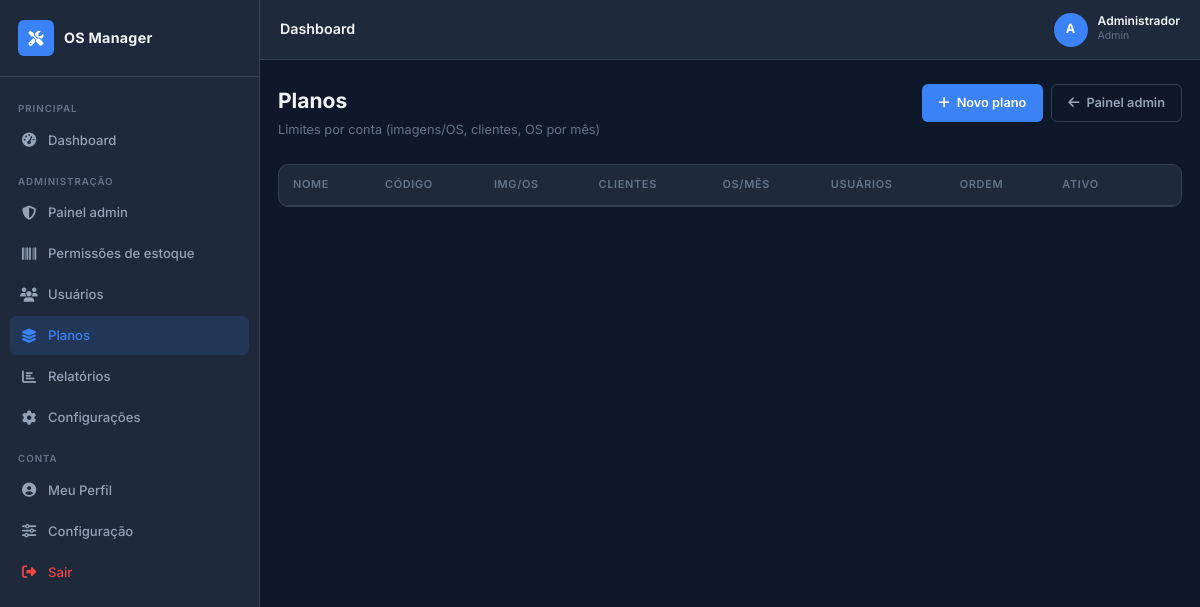
Page /admin/planos (signed in) on the committed database.
### tables this page shows
CREATE TABLE IF NOT EXISTS `nav_menu_itens` (
    `id`                    INT UNSIGNED NOT NULL AUTO_INCREMENT,
    `section_code`          VARCHAR(32)  NOT NULL,
    `label`                 VARCHAR(120) NOT NULL,
    `icon_class`            VARCHAR(80)  NULL DEFAULT NULL,
    `url_path`              VARCHAR(255) NOT NULL,
    `sort_order`            INT          NOT NULL DEFAULT 0,
    `ativo`                 TINYINT(1)   NOT NULL DEFAULT 1,
    `requer_estoque_ativo`  TINYINT(1)   NOT NULL DEFAULT 0,
    `item_class`            VARCHAR(160) NULL DEFAULT NULL,
    `active_rule`           VARCHAR(40)  NULL DEFAULT NULL,
    PRIMARY KEY (`id`),
    KEY `idx_nav_section` (`section_code`, `sort_order`)
);

CREATE TABLE IF NOT EXISTS `usuarios` (
    `id`                  INT UNSIGNED    NOT NULL AUTO_INCREMENT,
    `nome`                VARCHAR(150)    NOT NULL,
    `email`               VARCHAR(200)    NOT NULL,
    `senha`               VARCHAR(255)    NOT NULL,
    `perfil`              ENUM('admin','tecnico','cliente') NOT NULL DEFAULT 'cliente',
    `admin`               TINYINT(1)      NOT NULL DEFAULT 0,
    `plano_id`            INT UNSIGNED    NOT NULL DEFAULT 1,
    `max_imagens_por_os_override` INT UNSIGNED NULL DEFAULT NULL,
    `max_clientes_override`       INT UNSIGNED NULL DEFAULT NULL,
    `max_os_mes_override`         INT UNSIGNED NULL DEFAULT NULL,
    `ativo`               TINYINT(1)      NOT NULL DEFAULT 1,
    `avatar`              VARCHAR(255)    NULL,
    `telefone`            VARCHAR(20)     NULL,
    `telegram_chat_id`    VARCHAR(50)     NULL,
    `telegram_ativo`      TINYINT(1)      NOT NULL DEFAULT 0,
    `telegram_token`      VARCHAR(64)     NULL COMMENT 'Token para vinculação via /start',
    `estoque_ativo`       TINYINT(1)      NOT NULL DEFAULT 0,
    `estoque_limite_itens` INT UNSIGNED   NULL DEFAULT NULL COMMENT 'NULL = ilimitado tipos de item',
    `token`               VARCHAR(100)    NULL,
    `token_expira`        DATETIME        NULL,
    `ultimo_acesso`       DATETIME        NULL,
    `created_at`          DATETIME        NOT NULL DEFAULT CURRENT_TIMESTAMP,
    `updated_at`          DATETIME        NOT NULL DEFAULT CURRENT_TIMESTAMP ON UPDATE CURRENT_TIMESTAMP,
    PRIMARY KEY (`id`),
    UNIQUE KEY `uk_email` (`email`),
    KEY `idx_perfil` (`perfil`),
    KEY `idx_ativo` (`ativo`),
    KEY `idx_usuario_plano` (`plano_id`),
    CONSTRAINT `fk_usuario_plano` FOREIGN KEY (`plano_id`) REFERENCES `planos` (`id`)
);

### @views/admin/planos_index.php (the view, shortened to what the rows shown need)
<div class="page-header">
    <div>
        <h1 class="page-title">Planos</h1>
        <p class="page-subtitle">Limites por conta (imagens/OS, clientes, OS por mês)</p>
    </div>
    <div class="page-header-actions">
        <a href="<?= BASE_URL ?>/admin/planos/criar" class="btn btn-primary">
            <i class="fas fa-plus"></i> Novo plano
        </a>
        <a href="<?= BASE_URL ?>/admin" class="btn btn-ghost">
            <i class="fas fa-arrow-left"></i> Painel admin
        </a>
    </div>
</div>
<div class="card">
    <div class="card-body p0">
        <div class="table-responsive">
            <table class="table table-hover table-datatable">
                <thead>
                    <tr>
                        <th>Nome</th>
                        <th>Código</th>
                        <th>Img/OS</th>
                        <th>Clientes</th>
                        <th>OS/mês</th>
                        <th>Usuários</th>
                        <th>Ordem</th>
                        <th>Ativo</th>
                        <th></th>
                    </tr>
                </thead>
            </table>
        </div>
    </div>
</div>

### @core/Router.php (shortened to what the rows shown need)
<?php
class Router
{
    private array $routes = [];
    public function get(string $pattern, array $handler): void
    {
        $this->routes[] = ['GET', $pattern, $handler];
    }
    public function post(string $pattern, array $handler): void
    {
        $this->routes[] = ['POST', $pattern, $handler];
    }
    public function any(string $pattern, array $handler): void
    {
        $this->routes[] = ['ANY', $pattern, $handler];
    }
    public function dispatch(string $uri, string $method): void
    {
        $uri = '/' . trim(parse_url($uri, PHP_URL_PATH), '/');
        $uri = '/' . ltrim($uri, '/');
        foreach ($this->routes as [$routeMethod, $pattern, $handler]) {
            if ($routeMethod !== 'ANY' && $routeMethod !== $method) continue;
            $regex = preg_replace('/\{([a-zA-Z_]+)\}/', '(?P<$1>[^/]+)', $pattern);
            $regex = '#^' . $regex . '$#';
            if (preg_match($regex, $uri, $matches)) {
                $params = array_filter($matches, 'is_string', ARRAY_FILTER_USE_KEY);
                [$class, $action] = $handler;
                $controller = new $class();
                $controller->$action(...array_values($params));
                return;
            }
        }
    }
}

### @views/layout/header.php (shortened to what the rows shown need)
<!DOCTYPE html>
<html lang="pt-BR" class="dark">
<head>
    <link rel="stylesheet" href="https://cdnjs.cloudflare.com/ajax/libs/font-awesome/6.5.0/css/all.min.css">
    <link rel="stylesheet" href="<?= BASE_URL ?>/assets/css/app.css">
    <link rel="stylesheet" href="<?= BASE_URL ?>/assets/css/vendor/jquery.dataTables.min.css">
    <link rel="stylesheet" href="<?= BASE_URL ?>/assets/css/datatables-custom.css">
</head>
<body class="app-body">
<div class="sidebar" id="sidebar">
    <div class="sidebar-brand">
        <div class="sidebar-logo">
            <i class="fas fa-tools"></i>
        </div>
        <span class="sidebar-brand-name">OS Manager</span>
    </div>
    <nav class="sidebar-nav">
        <?php
        $_uriNav  = $_SERVER['REQUEST_URI'] ?? '';
        $_pathNav = parse_url($_uriNav, PHP_URL_PATH) ?: '';
        $_pathNav = rtrim(str_replace('\\', '/', $_pathNav), '/');
        $_navGrouped = [];
        if (Auth::check()) {
            try {
                $_navGrouped = NavMenu::itensAgrupados((int)Auth::id(), Auth::perfil());
            } catch (Throwable $e) {
                error_log('NavMenu: ' . $e->getMessage());
            }
        }
        foreach (NavMenu::SECTION_LABELS as $_secCode => $_secLabel) {
            if (empty($_navGrouped[$_secCode])) {
                continue;
            }
            ?>
        <div class="nav-section-label"><?= htmlspecialchars($_secLabel) ?></div>
            <?php foreach ($_navGrouped[$_secCode] as $_it):
                $_active = NavMenu::itemEstaAtivo($_it, $_uriNav, $_pathNav) ? ' active' : '';
                $_cls    = trim('nav-item ' . (string)($_it['item_class'] ?? '') . $_active);
                $_href   = BASE_URL . (string)$_it['url_path'];
                $_icon   = trim((string)($_it['icon_class'] ?? ''));
                ?>
        <a href="<?= htmlspecialchars($_href) ?>" class="<?= htmlspecialchars($_cls) ?>">
                <?php if ($_icon !== ''): ?>
            <i class="<?= htmlspecialchars($_icon) ?>"></i>
                <?php endif; ?>
            <span><?= htmlspecialchars((string)$_it['label']) ?></span>
        </a>
            <?php endforeach; ?>
        <?php } ?>
    </nav>
</div>
<div class="main-wrapper">
    <header class="topbar">
        <div class="topbar-breadcrumb">
            <?= htmlspecialchars($pageTitle ?? 'Dashboard') ?>
        </div>
        <?php
        $_topbarEstoqueAlertas = 0;
        if (Auth::check()) {
            try {
                $_uidTop = (int)Auth::id();
                $_topbarEstoqueAtivo = LimiteConta::estoqueAtivo($_uidTop);
            } catch (Throwable $e) {
                error_log('Topbar alertas estoque: ' . $e->getMessage());
            }
        }
        ?>
        <div class="topbar-right">
            <div class="topbar-user">
                <div class="user-avatar<?= $_topbarEstoqueAlertas > 0 ? ' user-avatar--estoque-alerta' : '' ?>"<?= $_topbarEstoqueAlertas > 0 ? ' title="Estoque: itens no ou abaixo do mínimo configurado"' : '' ?>>
                    <?= strtoupper(substr(Auth::user()['nome'], 0, 1)) ?>
                </div>
                <div class="user-info">
                    <span class="user-name-wrap">
                        <span class="user-name"><?= htmlspecialchars(Auth::user()['nome']) ?></span>
                    </span>
                    <span class="user-role"><?= ucfirst(Auth::user()['perfil']) ?></span>
                </div>
            </div>
        </div>
    </header>
    <main class="main-content">

### rows in the picture
nav_menu_itens: label "Dashboard"
nav_menu_itens: label "Painel admin"
nav_menu_itens: label "Permissões de estoque"
nav_menu_itens: label "Usuários"
nav_menu_itens: label "Planos"
nav_menu_itens: label "Relatórios"
nav_menu_itens: label "Configurações"
nav_menu_itens: label "Meu Perfil"
nav_menu_itens: label "Configuração"
nav_menu_itens: label "Sair"
usuarios: nome "A", nome "Administrador", perfil "Admin"

### other values in the picture
$_secLabel "PRINCIPAL"
$_secLabel "ADMINISTRAÇÃO"
$_secLabel "CONTA"
